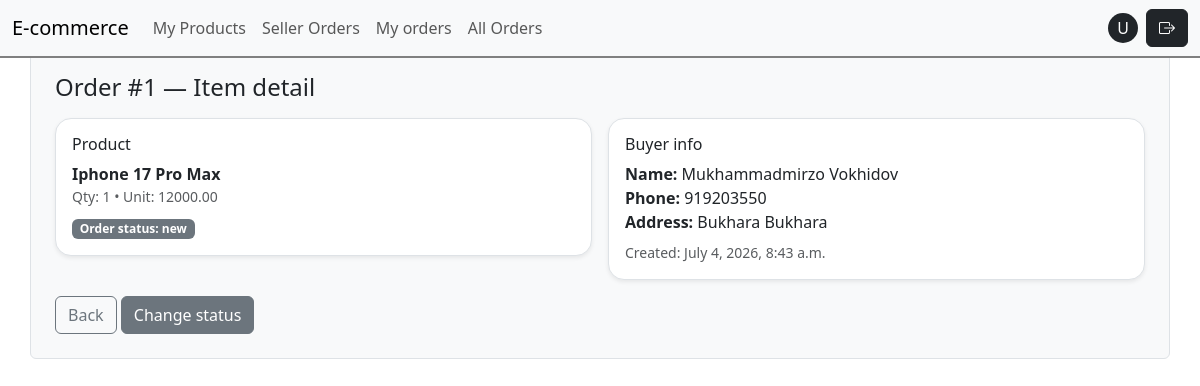
The page /seller/orders/item/1/ (signed in) on the database as committed earlier.
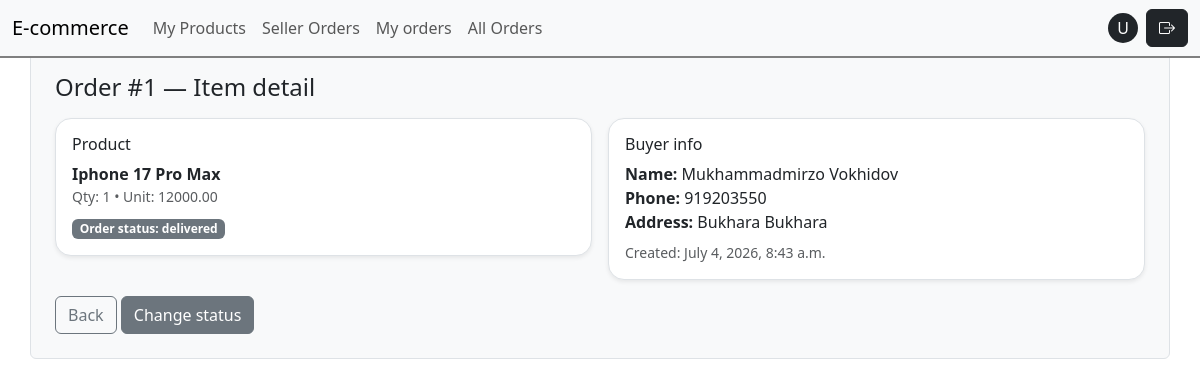
The same page on the database as committed later.
### orders/models.py (models this page shows, shortened)
class OrderItem(models.Model):
   STATUS_NEW = "new"  # yangi buyurtma
   STATUS_PROCESSING = "processing"  # tayyorlanmoqda
   STATUS_DELIVERED = "delivered"  # yetkazildi
   STATUS_CANCELED = "canceled"  # bekor qilindi
   STATUS_CHOICES = [
       (STATUS_NEW, "New"),
       (STATUS_PROCESSING, "Processing"),
       (STATUS_DELIVERED, "Delivered"),
       (STATUS_CANCELED, "Canceled"),
   ]
   order = models.ForeignKey(  # qaysi orderga tegishli
       Order, on_delete=models.CASCADE, related_name="items")
   status = models.CharField(max_length=20, choices=STATUS_CHOICES, default=STATUS_NEW)  # order holati
   product = models.ForeignKey(Product,
       on_delete=models.PROTECT,  # order bo‘lsa product o‘chib ketmasin (tarix saqlansin)
       related_name="order_items")
   seller = models.ForeignKey(  # buyurtma qaysi sotuvchiga borishini ajratish uchun
       settings.AUTH_USER_MODEL,
       on_delete=models.PROTECT,
       related_name="sold_items")
   qty = models.PositiveIntegerField(default=1)  # soni
   unit_price = models.DecimalField(max_digits=12, decimal_places=2, default=Decimal("0.00"))  # bitta narx

class Order(models.Model):
   user = models.ForeignKey(  # buyurtma egasi (xaridor)
       settings.AUTH_USER_MODEL,
       on_delete=models.CASCADE,
       related_name="orders"
   )
   full_name = models.CharField(max_length=120)  # checkoutdagi ism-familiya
   phone = models.CharField(max_length=30)  # telefon
   address = models.TextField()  # manzil (sodda variant)
   delivery_method = models.CharField(max_length=50, default="standard")  # yetkazish turi
   note = models.TextField(blank=True)  # izoh (ixtiyoriy)
   created_at = models.DateTimeField(auto_now_add=True)  # yaratilgan vaqt

### catalog/models.py (models this page shows, shortened)
class Product(models.Model):
   seller = models.ForeignKey(settings.AUTH_USER_MODEL, on_delete=models.CASCADE, related_name='products')
   category = models.ForeignKey(Category, on_delete=models.SET_NULL,null=True, blank=True, related_name="products" )
   name = models.CharField(max_length=200)
   slug = models.SlugField(max_length=220, unique=True)
   price = models.DecimalField(max_digits=12, decimal_places=2)
   short_description = models.CharField(max_length=255, blank=True)
   description = models.TextField(blank=True)
   stock = models.PositiveIntegerField(default=0)
   is_active = models.BooleanField(default=True)
   main_image = models.ImageField(upload_to="products/main/", blank=True, null=True)
   created_at = models.DateTimeField(auto_now_add=True)

### orders/views.py (the view)
# urls.py: path("seller/orders/item/<int:pk>/", views.SellerOrderItemDetailView.as_view(), name="seller_order_item_detail"),
class SellerOrderItemDetailView(SellerRequiredMixin, DetailView):
   model = OrderItem
   template_name = "orders/seller/order_item_detail.html"
   context_object_name = "item"
   def get_queryset(self):
       return (
           OrderItem.objects
           .filter(seller=self.request.user)
           .select_related("order", "product", "order__user")
       )

### catalog/mixins.py (called while the page is built)
    def test_func(self):
        user = self.request.user
        return user.is_authenticated and getattr(user , "role", None) == 'SELLER'

### templates/orders/seller/order_item_detail.html (shortened to what this page needs)
{% extends "base.html" %}
{% block body %}
<div class="container border rounded bg-light p-4 my-5 ">
  <h1 class="h4 mb-3">Order #{{ item.order.id }} — Item detail</h1>
<div class="row g-3">
 <div class="col-lg-6">
   <div class="card shadow-sm border rounded-4">
     <div class="card-body">
       <h2 class="h6 mb-2">Product</h2>
       <div class="fw-semibold">{{ item.product.name }}</div>
       <div class="text-muted small">Qty: {{ item.qty }} • Unit: {{ item.unit_price }}</div>
       <div class="mt-2"><span class="badge bg-secondary">Order status: {{ item.status }}</span></div>
     </div></div> </div>
 <div class="col-lg-6">
   <div class="card shadow-sm border rounded-4">
     <div class="card-body">
       <h2 class="h6 mb-2">Buyer info</h2>
       <div><strong>Name:</strong> {{ item.order.full_name }}</div>
       <div><strong>Phone:</strong> {{ item.order.phone }}</div>
       <div><strong>Address:</strong> {{ item.order.address }}</div>
       <div class="text-muted small mt-2">Created: {{ item.order.created_at }}</div></div></div></div></div>
<a class="btn btn-outline-secondary mt-3" href="{% url 'seller_order_items' %}">Back</a>
<a class="btn btn-secondary mt-3" href="{% url 'seller_order_status' item.pk %}">Change status</a>
</div>
{% endblock %}

Rows that differ between the two databases and show on the page:
changed OrderItem "Iphone 17 Pro Max": status "new" → "delivered"
